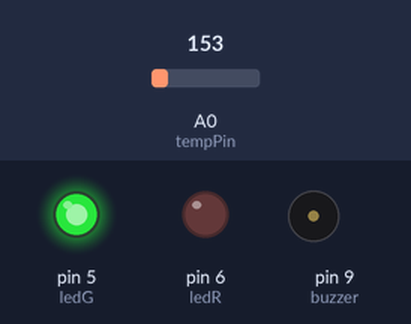
The sketch below on a simulated Arduino Uno, built with avr-gcc and run on an emulated ATmega328P. On the bench: output pins drawn as LEDs (lit = HIGH), buzzer (waves = sounding, pin HIGH). Inputs (shaded band) come from the test bench; at power-on: A0 (tempPin) = 153.

Above: at 0.1 s.
Timing chart, 0 to 1.6 s (numbered marks = the images above):
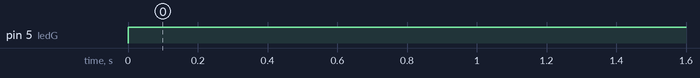

The sketch:

pwm.ino
```cpp
const int tempPin = A0;
const int ledR = 6;
const int ledG = 5;
const int buzzer = 9;   // PWM pin

void setup(){
    pinMode(tempPin, INPUT);
    pinMode(ledR, OUTPUT);
    pinMode(ledG, OUTPUT);
    pinMode(buzzer, OUTPUT);
    Serial.begin(9600);
}

float getTemp(){                 // TMP36 / LM35 style analog sensor
    int val = analogRead(tempPin);
    float volt = (val * 5.0) / 1023.0;
    float t = (volt - 0.5) * 100.0;   // adjust if your sensor is LM35: t = volt * 100;
    return t;
}

void loop(){
    float t = getTemp();

    if(t < 90){
        digitalWrite(ledR, LOW);      // R OFF
        digitalWrite(ledG, HIGH);     // G ON
        analogWrite(buzzer, 0);       // buzzer OFF
    }
    else{
        digitalWrite(ledR, HIGH);     // R ON
        digitalWrite(ledG, LOW);      // G OFF
        analogWrite(buzzer, 191);     // ~75% duty (191/255) [web:39]
    }

    delay(200);
}
```

Measured:
- by itself, pin 5 (ledG): LOW → HIGH at 0.00 s
